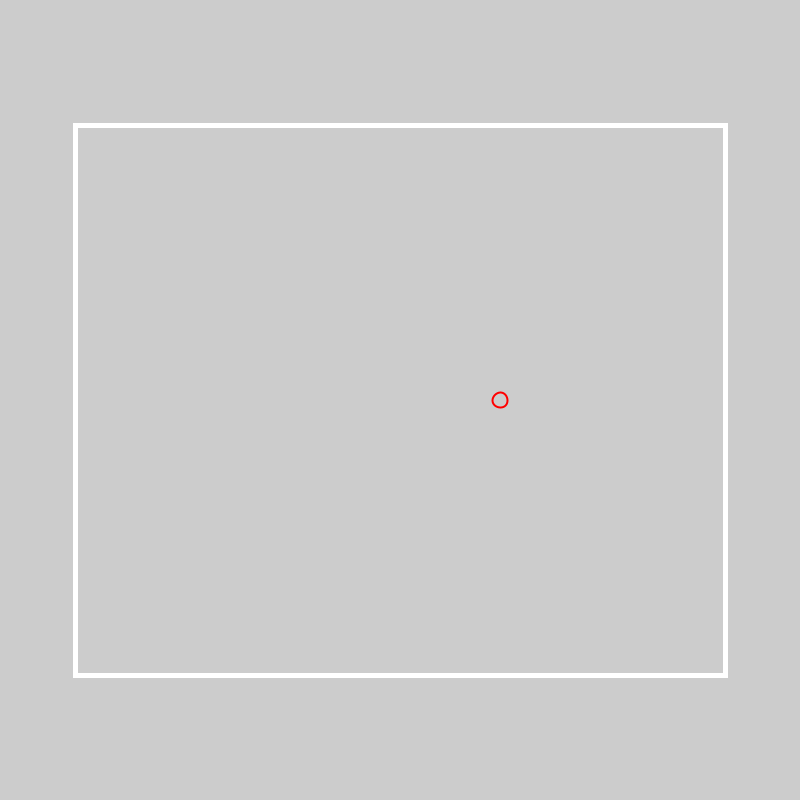
Frame 1 (no input)
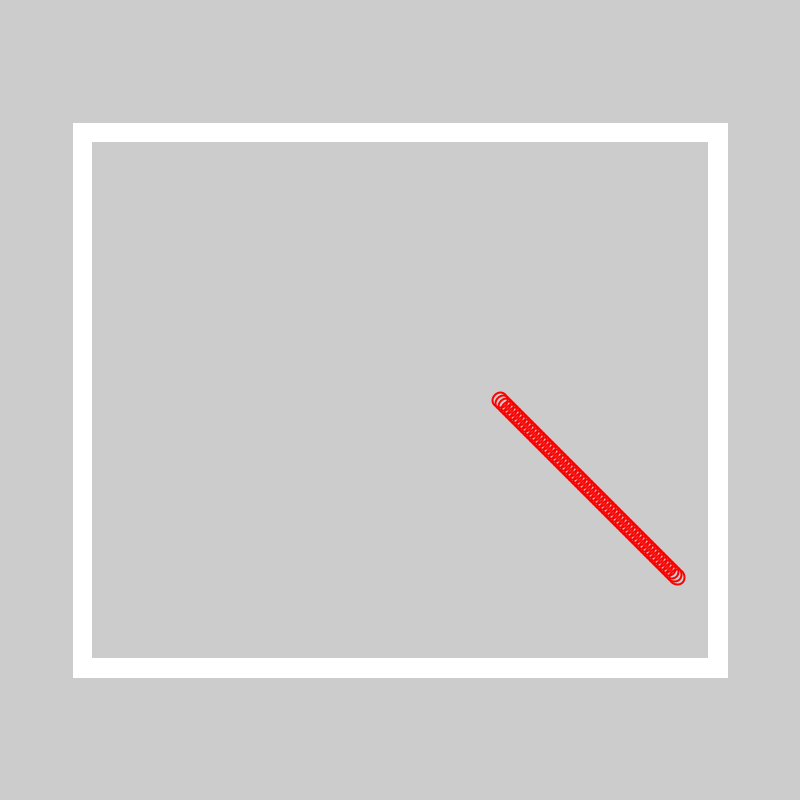
Frame 60 (the mouse pressed at the canvas centre just before this capture)
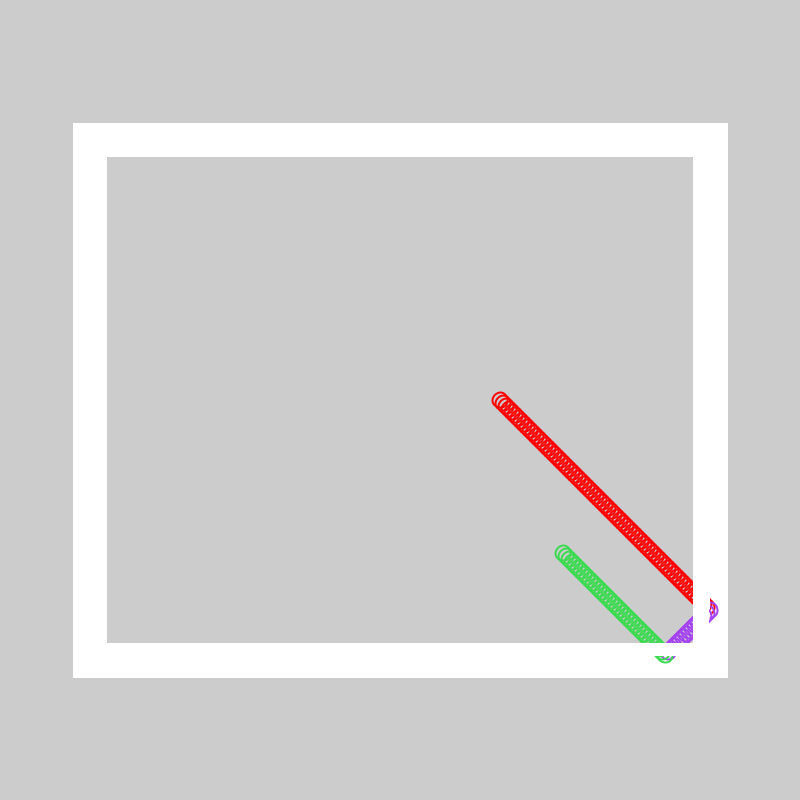
Frame 120 (the mouse held since frame 60 and released just before this capture)

The Processing sketch that drew these frames (run headless with seeded random() and noise(); from frame 60 on, the mouse is pressed at the canvas centre):

// Processing sketch: bouncing_ball
// ── bouncing_ball.pde
float sizeX = 650;                     // Firkant
float sizeY = 550;                     
float shrink = 0.5;

float ellipseX = 500;                  // Cirkel
float ellipseY = 400;
float speedX = 3;                      // Cirkel hastighed
float speedY = 3;

float color1 = 255;                    // Disco
float color2 = 0;                      //
float color3 = 0;                      //




void setup(){
 size(800,800); 
rectMode(CENTER);                       // rectMode sat til center så firkanten bliver i midten når den bliver mindre

}

void draw(){
clear();


noFill();                               // Laver firkanten
stroke(255);                            //
strokeWeight(5);                        //
rect(400,400, sizeX,sizeY);             //

strokeWeight(2);                        // Laver cirklen
stroke(color1,color2,color3);           //
ellipse(ellipseX, ellipseY ,15,15);     // 

ellipseX = ellipseX + speedX;           // Får bolden til at bevæge sig
ellipseY = ellipseY + speedY;           //


if(sizeX >= 1){
sizeX = sizeX - shrink;                 // Gør firkanten mindre
}else{
  push();                               // Disco
  translate(400,400);
  textSize(30);
  fill(color1,color2,color3);
  text("disco",random(-50,50),random(-50,50));
  pop();
}
if(sizeY >= 1){
sizeY = sizeY - shrink;                 // Gør firkanten mindre
}
                
  
  
  if(ellipseX >= (width/2 + sizeX/2)){              // Får boldens X koordinater til at blive positiv/negativ hvis, 
  speedX = -abs(speedX);                            // den går ud for firkantens rammer.
  color1 = random(0,255);                           // Disco
  color2 = random(0,255);                           
  color3 = random(0,255);                           
  }                                                 
  else if( ellipseX <= (width/2 - sizeX/2) ){       
  speedX = abs(speedX); 
  color1 = random(0,255);                           // Disco
  color2 = random(0,255);
  color3 = random(0,255);
  }                                                 
  
  if(ellipseY >= (height/2 + sizeY/2)){             // Samme med Y koordinater
  speedY = -abs(speedY);
  color1 = random(0,255);                           // Disco
  color2 = random(0,255);
  color3 = random(0,255);
  } 
  else if( ellipseY <= (400 - sizeY/2) ){
  speedY = abs(speedY);
  color1 = random(0,255);                           // Disco
  color2 = random(0,255);
  color3 = random(0,255);
  }
    
  
}
